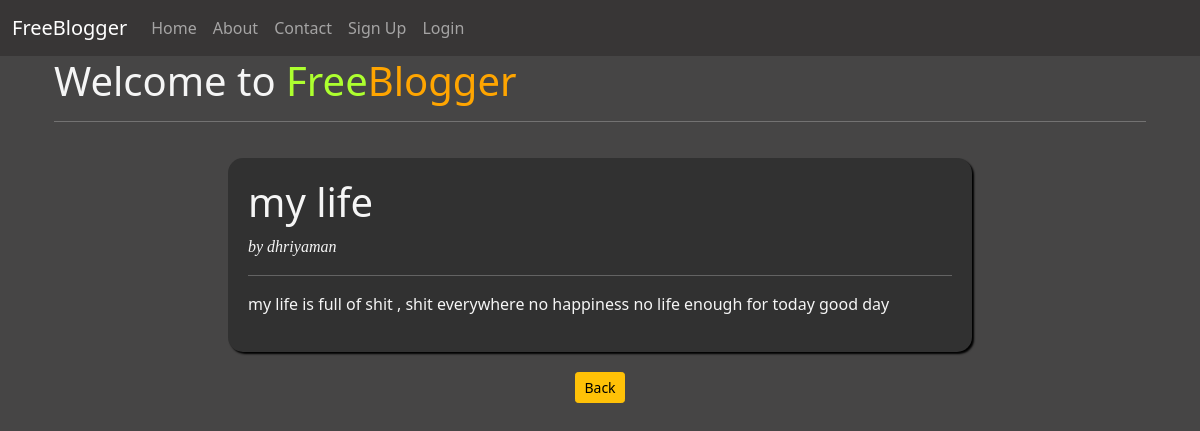
/showblog/8, run on the app's committed database.
### blogapp/models.py (models this page shows)
class Blog(models.Model):
    title = models.CharField(max_length=100)
    desc = models.CharField(max_length=12000)
    author = models.CharField(max_length=70) #name of user
    aid =  models.IntegerField() #id of user

### blogapp/views.py (the view)
# urls.py: path('showblog/<int:id>',views.blog_read, name = 'read'),
def blog_read(request, id):
    blog = Blog.objects.get(pk = id)
    l = blog.desc.split('\n')
    try:
        l.remove('\r')
    except Exception:
        pass
    blog = {'title':blog.title,'author':blog.author,'desc':l}
    return render(request, 'showblog.html',{'blog':blog})

### blogapp/templates/showblog.html
{% extends 'base.html' %}
{% block content %}
<div class="container mb-4 signupform ">
    <h1>Welcome to <span class = 'logo1'>Free</span><span class = 'logo2'>Blogger</span></h1>
    <hr>
    <div class="row">
        <div class="col-sm-8 offset-2 right-m blog-style">
            <h1>{{blog.title}}</h1>
            <label class='comicfont'><i>by {{blog.author}}</i></label>
            <hr>
            {% for para in blog.desc %}
            <p>{{para}}</p>
            {% endfor %}
        </div>
    </div>
    <div class="col-sm-8 offset-2 flex-right">
        <a href="{% url 'home' %}" class ='btn btn-sm btn-warning'>Back</a>
    </div>
</div>
{% endblock %}

### blogapp/templates/base.html (style rules this page uses)
.flex-right { display: flex; justify-content: center; }
.logo1 { color: greenyellow; }
.logo2 { color: orange; }
body, html { background-color: rgb(70, 69, 69); height: 100%; }
.signupform { color: whitesmoke; }
.comicfont { font-family:cursive; }
.right-m { background-color: rgb(49, 49, 49); border-radius: 15px; padding: 18px; }
.blog-style { margin-top: 20px; margin-bottom: 20px; padding: 20px; box-shadow: 2px 2px 2px black; }

### data on the page
Blog: title "my life", author "dhriyaman", desc "my life is full of shit , shit everywhere no happiness no life enough for today good day"
